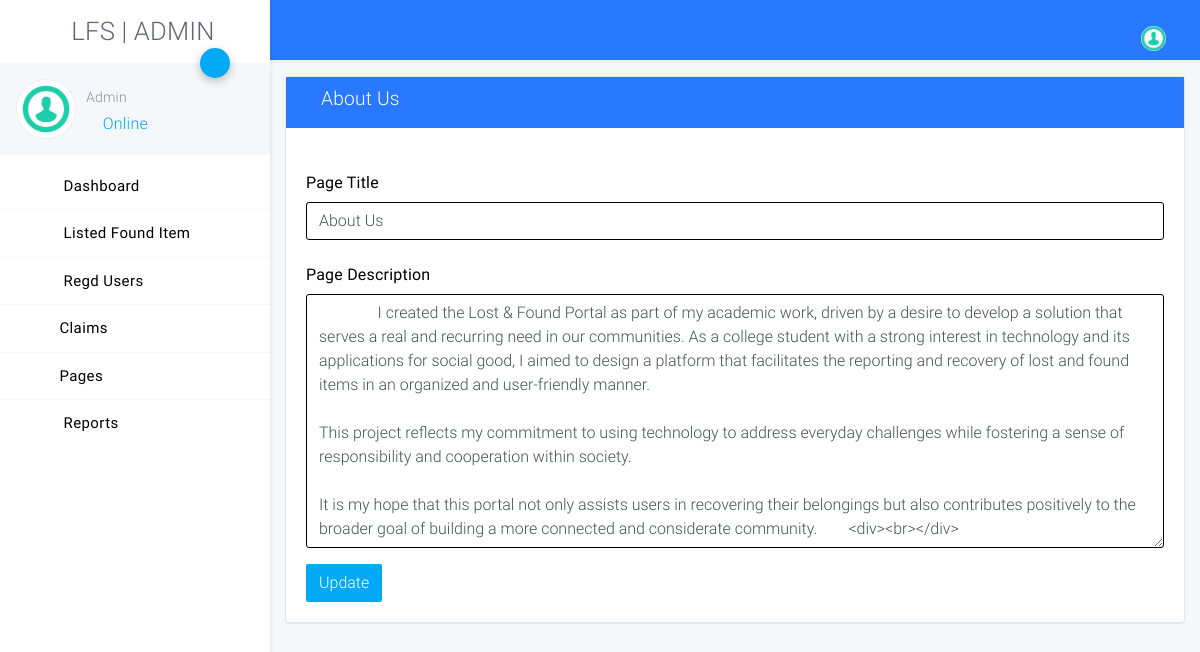
Screenshot of /lostfound/admin/about-us.php (signed in) with the database file from the repository.
### tables this page shows
CREATE TABLE `tblpage` (
  `ID` int(10) NOT NULL,
  `PageType` varchar(120) DEFAULT NULL,
  `PageTitle` varchar(200) DEFAULT NULL,
  `PageDescription` mediumtext DEFAULT NULL,
  `Email` varchar(120) DEFAULT NULL,
  `MobileNumber` bigint(10) DEFAULT NULL,
  `UpdationDate` timestamp NULL DEFAULT NULL ON UPDATE current_timestamp()
);

### lostfound/admin/about-us.php (the view, shortened to what this page needs)
<?php
include('includes/dbconnection.php');
if (strlen($_SESSION['lfsaid']==0)) {
  header('location:logout.php');
  } else{
?>
<!DOCTYPE html>
<html lang="zxx">
<head>
    <link rel="stylesheet" href="assets/css/app.css">
</head>
<body class="light">
<div id="app">
<?php include_once('includes/sidebar.php');?>
<?php include_once('includes/header.php');?>
    <div class="page has-sidebar-left">
    <div class="animatedParent animateOnce">
        <div class="container-fluid my-3">
            <div class="row">
                <div class="col-md-12">
                    <div class="card">
                       <header class="blue accent-3 relative">
        <div class="container-fluid text-white">
            <div class="row p-t-b-10 ">
                <div class="col">
                    <h4>
                        <i class="icon-package"></i>
                        About Us
                    </h4>
                </div>
            </div>
        </div>
    </header>
                        <div class="card-body b-b">
                            <form method="post">
  <?php
$ret=mysqli_query($con,"select * from  tblpage where PageType='aboutus'");
while ($row=mysqli_fetch_array($ret)) {
?>
                                <div class="form-row">
                                    <div class="form-group col-md-12">
                                        <label for="inputEmail4" class="col-form-label">Page Title</label>
                                        <input type="text" name="pagetitle" id="pagetitle" value="<?php  echo $row['PageTitle'];?>" class="form-control" required='true'>
                                    </div>
                                    <div class="form-group col-md-12">
                                        <label for="inputPassword4" class="col-form-label">Page Description</label>
                                       <textarea name="pagedes" id="pagedes" rows="10" class="form-control">
        <?php  echo $row['PageDescription'];?></textarea>
                                    </div>
                                </div>
                               <?php } ?>
                                <button type="submit" name="submit" class="btn btn-primary">Update</button>
                            </form>
                        </div>
                    </div>
                </div>
            </div>
        </div>
    </div>
</div>
</div>
</body>
</html>
<?php } ?>

### lostfound/admin/includes/sidebar.php (shortened to what this page needs)
<?php
include('includes/dbconnection.php');
  ?>
<aside class="main-sidebar fixed offcanvas shadow">
    <section class="sidebar">
        <div class="w-110px mt-3 mb-3 ml-3">
 <h2 align="center"> LFS | ADMIN</h2>
        </div>
        <div class="relative">
            <a data-toggle="collapse" href="#userSettingsCollapse" role="button" aria-expanded="false"
               aria-controls="userSettingsCollapse" class="btn-fab btn-fab-sm fab-right fab-top btn-primary shadow1 ">
                <i class="icon icon-cogs"></i>
            </a>
            <div class="user-panel p-3 light mb-2">
                <div>
                    <div class="float-left image">
                        <img class="user_avatar" src="assets/img/dummy/image.png" alt="User Image">
                    </div>
                    <div class="float-left info">
                        <?php
$aid=$_SESSION['lfsaid'];
$ret=mysqli_query($con,"select AdminName from tbladmin where ID='$aid'");
$row=mysqli_fetch_array($ret);
$name=$row['AdminName'];
?>
                        <h6 class="font-weight-light mt-2 mb-1"><?php echo $name; ?></h6>
                        <a href="#"><i class="icon-circle text-primary blink"></i> Online</a>
                    </div>
                </div>
                <div class="clearfix"></div>
            </div>
        </div>
        <ul class="sidebar-menu">
            <li class="treeview"><a href="dashboard.php">
                <i class="icon icon-sailing-boat-water purple-text s-18"></i> <span>Dashboard</span>
            </a></li>
            <li class="treeview"><a href="listed-fitems.php">
                <i class="icon icon-document light-green-text s-18"></i> <span>Listed Found Item</span>
            </a>
            </li>
              <li class="treeview"><a href="total-regusers.php">
                <i class="icon icon-user purple-text s-18"></i> <span>Regd Users</span>
            </a></li>
            <li class="treeview"><a href="#"><i class="icon icon-documents3 text-blue s-18"></i>Claims<i
                    class="icon icon-angle-left s-18 pull-right"></i></a>
            </li>
            <li class="treeview"><a href="#"><i class="icon icon-documents3 text-blue s-18"></i>Pages<i
                    class="icon icon-angle-left s-18 pull-right"></i></a>
            </li>
            <li class="treeview no-b"><a href="#">
                <i class="icon icon-package light-green-text s-18"></i>
            Reports<i
                    class="icon icon-angle-left s-18 pull-right"></i>
            </a>
            </li>
        </ul>
    </section>
</aside>

### rows the page displays
tblpage: pagetitle "About Us", pagedes "I created the Lost & Found Portal as part of my academic work, driven by a desire to develop a solution that serves a real and recurring need in our communities. As a college student with a strong interest in technology and its applications for social good, I aimed to design a platform that facilitates the reporting and recovery of lost and found items in an organized and user-friendly manner. This project reflects my commitment to using technology to address everyday challenges while fostering a sense of responsibility and cooperation within society. It is my hope that this portal not only assists users in recovering their belongings but also contributes positively to the broader goal of…"

### other values shown
$name "Admin"
